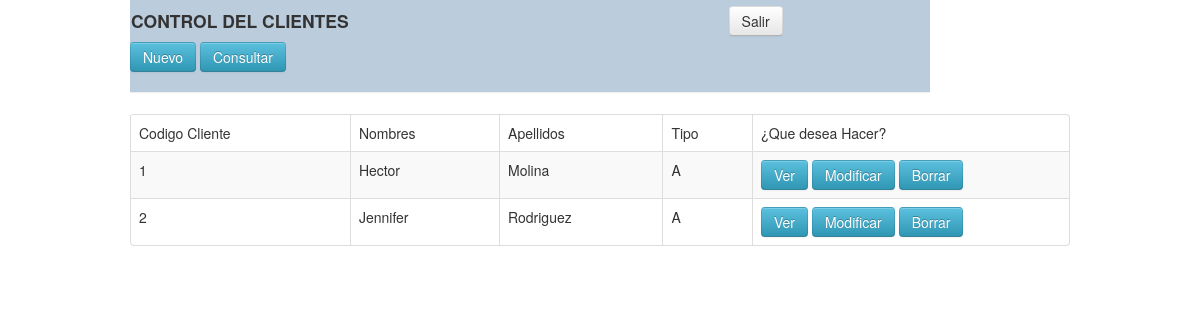
The page /raiz/cobradores/query.php on the database its author committed.
### tables this page shows
CREATE TABLE `clientes` (
  `idcliente` int(11) NOT NULL AUTO_INCREMENT,
  `nombre` varchar(30) NOT NULL,
  `apellidos` varchar(30) NOT NULL,
  `direccion` varchar(100) NOT NULL,
  `tipo` varchar(1) NOT NULL,
  `telefono` int(8) NOT NULL,
  `email` varchar(80) NOT NULL,
  `dui` int(12) NOT NULL,
  PRIMARY KEY (`idcliente`)
);

### raiz/cobradores/query.php (the view, shortened to what this page needs)
<!DOCTYPE html>
<html lang="sp">
<head>
    <link   href="../css/bootstrap.min.css" rel="stylesheet">
</head>
<body>
    <div class="container">
			<div class="mmenu">
					<table width="750" >
						<tr>
						<td><H4>CONTROL DEL CLIENTES</H4></td>
					 <td><a href="../index.php"  class="btn">Salir</a></td>
						</tr>
					</table>
					<a href="create.php" alt="Nuevo Registro..." class="btn btn-info"> Nuevo</a>
					<a href="query.php" alt="Consultar Registros..." class="btn btn-info">Consultar</a>
					<hr>
			 </div>
			 <table class="table table-striped table-bordered">
		              <thead>
		                <tr>
		                  <td>Codigo Cliente</td>
		                  <td>Nombres </td>
		                  <td>Apellidos</td>
						  <td>Tipo</td>
		                  <td>¿Que desea Hacer?</td>
		                </tr>
		              </thead>
		              <tbody>
		              <?php
					   $pdo = Database::connect();
					   $sql = 'SELECT idcliente,nombre,apellidos,tipo FROM clientes ORDER BY apellidos';
	 				   foreach ($pdo->query($sql) as $row) {
						   		echo '<tr>';
							   	echo '<td>'. $row['idcliente'] . '</td>';
							   	echo '<td>'. $row['nombre'] . '</td>';
							   	echo '<td>'. $row['apellidos'] . '</td>';
								echo '<td>'. $row['tipo'] . '</td>';
							   	echo '<td width=300>';
							   	echo '<a class="btn btn-info" href="read.php?id='.$row['idcliente'].'">Ver</a>';
							   	echo '<a class="btn btn-info" href="update.php?id='.$row['idcliente'].'">Modificar</a>';
							   	echo '<a class="btn btn-info" href="delete.php?id='.$row['idcliente'].'">Borrar</a>';
							   	echo '</td>';
							   	echo '</tr>';
					   }
					  ?>
				      </tbody>
	         </table>
    </div>
  </body>
</html>

### rows shown on the page
clientes: idcliente "1", nombre "Hector", apellidos "Molina", tipo "A"
clientes: idcliente "2", nombre "Jennifer", apellidos "Rodriguez", tipo "A"
